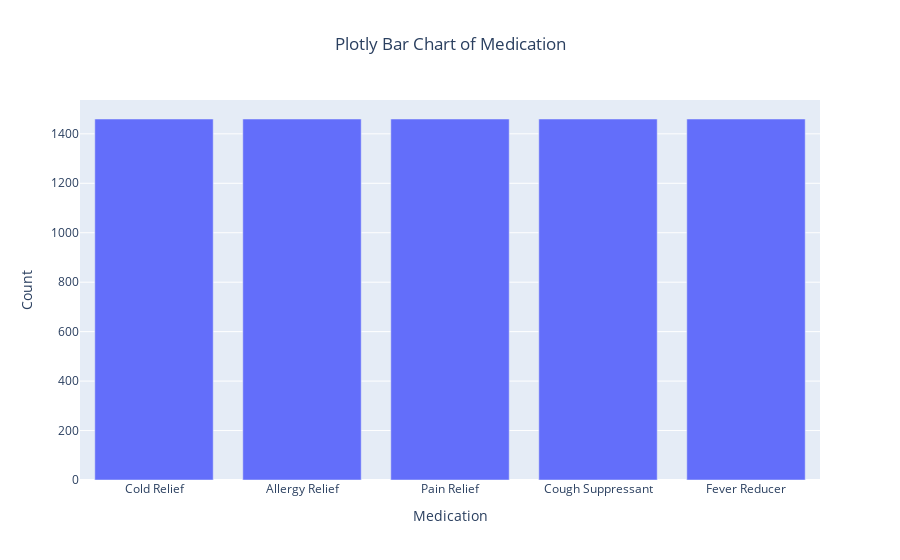
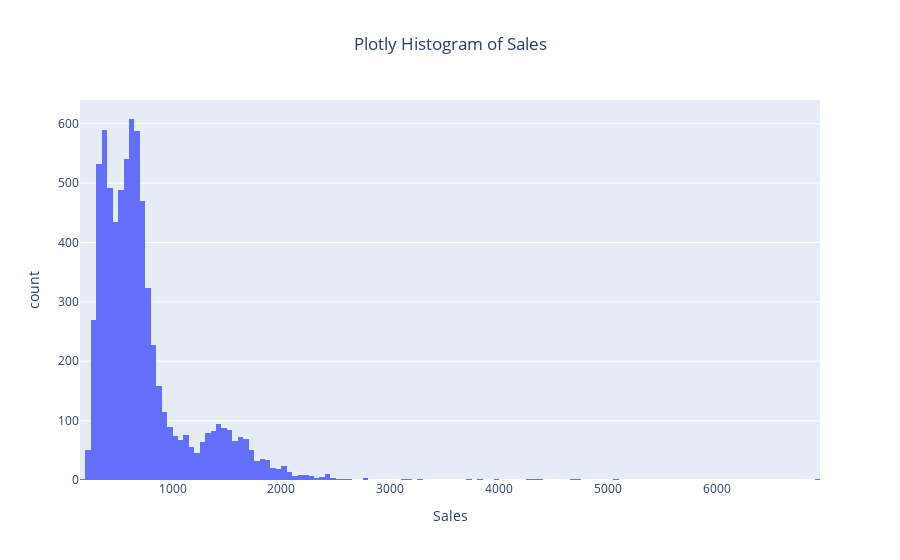
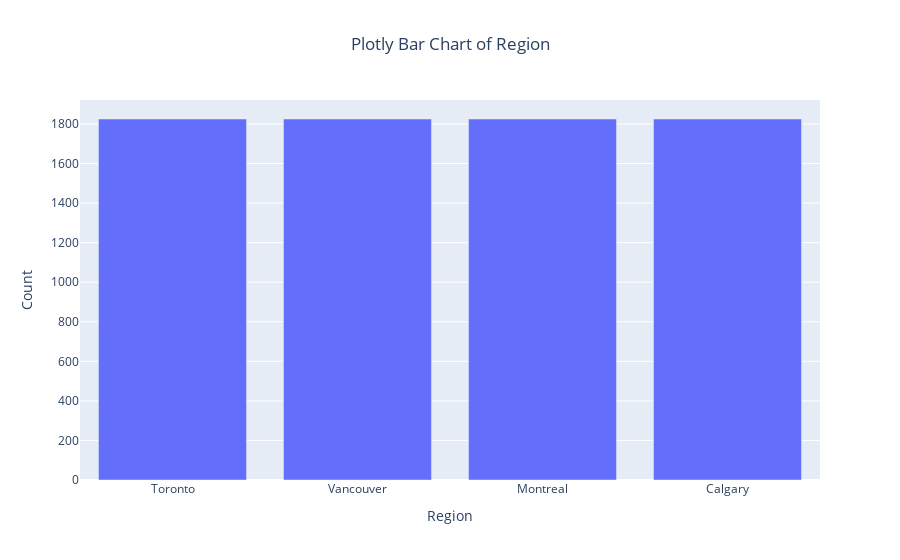
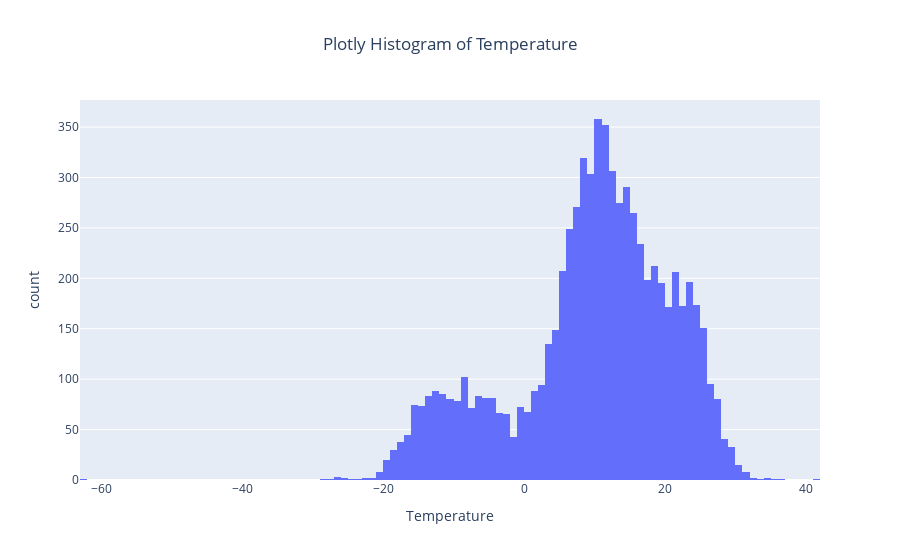

Write notebook code for charts like these, in order.
### Code cell
# Let's regenerate the EDA plots now that we have our final dataset. 
EDA(df_clean)

### Figure 1 — Plotly figure (JSON) as saved in the notebook; plotly's stock layout.template omitted (floating-point values rounded to 4 significant figures)
{"data": [{"alignmentgroup": "True", "hovertemplate": "Medication=%{x}<br>Count=%{y}<extra></extra>", "legendgroup": "", "marker": {"color": "#636efa", "pattern": {"shape": ""}}, "name": "", "offsetgroup": "", "orientation": "v", "showlegend": false, "textposition": "auto", "type": "bar", "x": ["Cold Relief", "Allergy Relief", "Pain Relief", "Cough Suppressant", "Fever Reducer"], "xaxis": "x", "y": [1460, 1460, 1460, 1460, 1460], "yaxis": "y"}], "layout": {"barmode": "relative", "legend": {"tracegroupgap": 0}, "title": {"text": "Plotly Bar Chart of Medication", "x": 0.5}, "xaxis": {"anchor": "y", "domain": [0, 1], "title": {"text": "Medication"}}, "yaxis": {"anchor": "x", "domain": [0, 1], "title": {"text": "Count"}}}}

### Figure 2 — Plotly figure (JSON) as saved in the notebook; plotly's stock layout.template omitted (floating-point values rounded to 4 significant figures; data arrays with more than 128 entries replaced by an {"elided": "..."} marker saying what was removed)
{"data": [{"alignmentgroup": "True", "bingroup": "x", "hovertemplate": "Sales=%{x}<br>count=%{y}<extra></extra>", "legendgroup": "", "marker": {"color": "#636efa", "pattern": {"shape": ""}}, "name": "", "offsetgroup": "", "orientation": "v", "showlegend": false, "type": "histogram", "x": {"elided": "7300 int values"}, "xaxis": "x", "yaxis": "y"}], "layout": {"barmode": "relative", "legend": {"tracegroupgap": 0}, "title": {"text": "Plotly Histogram of Sales", "x": 0.5}, "xaxis": {"anchor": "y", "domain": [0, 1], "title": {"text": "Sales"}}, "yaxis": {"anchor": "x", "domain": [0, 1], "title": {"text": "count"}}}}

### Figure 3 — Plotly figure (JSON) as saved in the notebook; plotly's stock layout.template omitted (floating-point values rounded to 4 significant figures)
{"data": [{"alignmentgroup": "True", "hovertemplate": "Region=%{x}<br>Count=%{y}<extra></extra>", "legendgroup": "", "marker": {"color": "#636efa", "pattern": {"shape": ""}}, "name": "", "offsetgroup": "", "orientation": "v", "showlegend": false, "textposition": "auto", "type": "bar", "x": ["Toronto", "Vancouver", "Montreal", "Calgary"], "xaxis": "x", "y": [1825, 1825, 1825, 1825], "yaxis": "y"}], "layout": {"barmode": "relative", "legend": {"tracegroupgap": 0}, "title": {"text": "Plotly Bar Chart of Region", "x": 0.5}, "xaxis": {"anchor": "y", "domain": [0, 1], "title": {"text": "Region"}}, "yaxis": {"anchor": "x", "domain": [0, 1], "title": {"text": "Count"}}}}

### Figure 4 — Plotly figure (JSON) as saved in the notebook; plotly's stock layout.template omitted (floating-point values rounded to 4 significant figures; data arrays with more than 128 entries replaced by an {"elided": "..."} marker saying what was removed)
{"data": [{"alignmentgroup": "True", "bingroup": "x", "hovertemplate": "Temperature=%{x}<br>count=%{y}<extra></extra>", "legendgroup": "", "marker": {"color": "#636efa", "pattern": {"shape": ""}}, "name": "", "offsetgroup": "", "orientation": "v", "showlegend": false, "type": "histogram", "x": {"elided": "7300 float values"}, "xaxis": "x", "yaxis": "y"}], "layout": {"barmode": "relative", "legend": {"tracegroupgap": 0}, "title": {"text": "Plotly Histogram of Temperature", "x": 0.5}, "xaxis": {"anchor": "y", "domain": [0, 1], "title": {"text": "Temperature"}}, "yaxis": {"anchor": "x", "domain": [0, 1], "title": {"text": "count"}}}}
